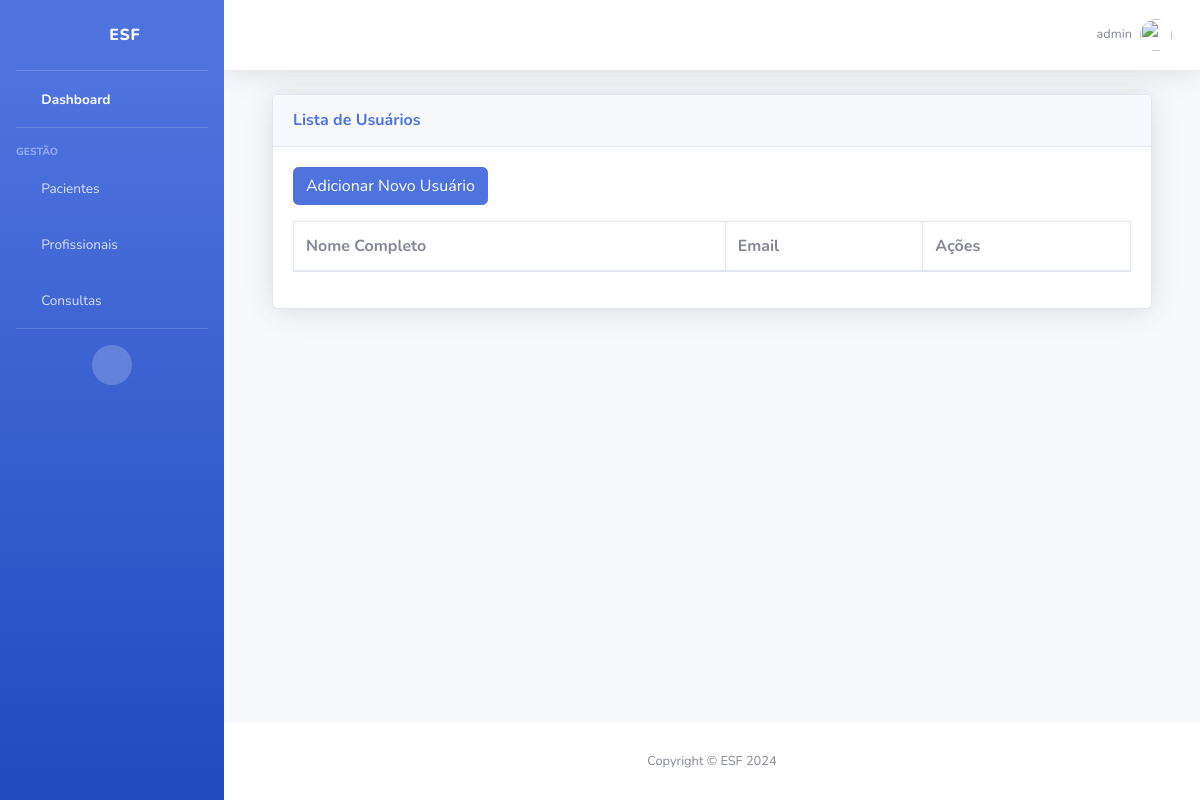
The page /usuarios/ (signed in) on the database as committed earlier.
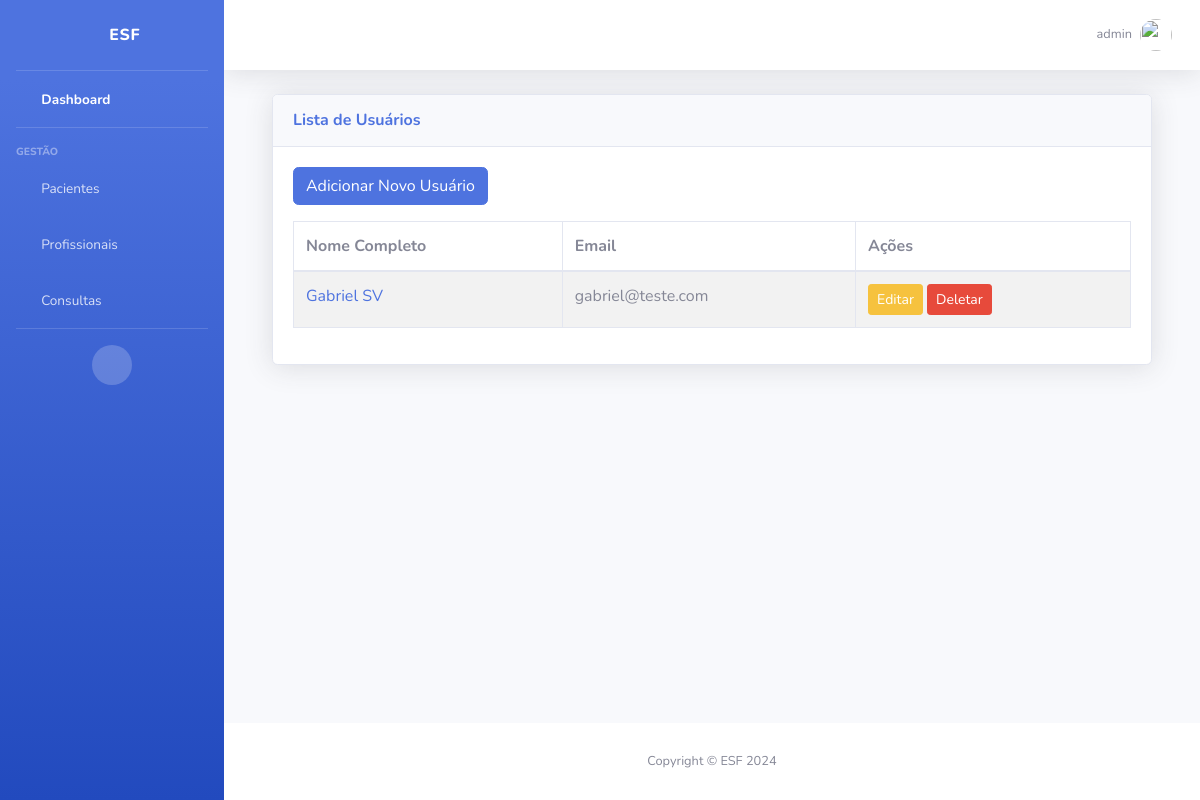
The same page on the database as committed later.
### usuarios/models.py (models this page shows, shortened)
class Usuario(User):
    nome_completo = models.CharField(max_length=255)
    data_nascimento = models.DateField(null=True, blank=True)
    rua = models.CharField(max_length=255)
    num_casa = models.IntegerField()
    uf = models.CharField(max_length=2)
    cpf = models.CharField(max_length=11, unique=True)
    rg = models.CharField(max_length=9, unique=True)
    nome_mae = models.CharField(max_length=255)
    nome_pai = models.CharField(max_length=255, blank=True, null=True)

### usuarios/views.py (the view)
# urls.py: path('', views.usuario_list, name='usuario_list'),
@login_required
def usuario_list(request):
    usuarios = Usuario.objects.all()
    return render(request, 'usuarios/listaTodos.html', {'usuarios': usuarios})

### templates/usuarios/listaTodos.html
{% extends '_base.html' %}
{% block content %}
    <div class="container-fluid">
        <div class="card shadow mb-4">
            <div class="card-header py-3">
                <h6 class="m-0 font-weight-bold text-primary">Lista de Usuários</h6>
            </div>
            <div class="card-body">
                <div class="mb-3">
                    <a href="{% url 'usuario_create' %}" class="btn btn-primary">Adicionar Novo Usuário</a>
                </div>
                <div class="table-responsive">
                    <table class="table table-bordered table-striped">
                        <thead>
                            <tr>
                                <th>Nome Completo</th>
                                <th>Email</th>
                                <th>Ações</th>
                            </tr>
                        </thead>
                        <tbody>
                            {% for usuario in usuarios %}
                            <tr>
                                <td><a href="{% url 'usuario_detail' usuario.pk %}">{{ usuario.nome_completo }}</a></td>
                                <td>{{ usuario.email }}</td>
                                <td>
                                    <a href="{% url 'usuario_update' usuario.pk %}" class="btn btn-warning btn-sm">Editar</a>
                                    <a href="{% url 'usuario_delete' usuario.pk %}" class="btn btn-danger btn-sm">Deletar</a>
                                </td>
                            </tr>
                            {% endfor %}
                        </tbody>
                    </table>
                </div>
            </div>
        </div>
    </div>
{% endblock %}

Rows that differ between the two databases and show on the page:
added Usuario: nome_completo "Gabriel SV", email "gabriel@teste.com"
